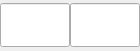
<?xml version="1.0" encoding="UTF-8"?>
<ui version="4.0">
 <class>TableElementWidget</class>
 <widget class="QWidget" name="TableElementWidget">
  <property name="geometry">
   <rect>
    <x>0</x>
    <y>0</y>
    <width>140</width>
    <height>51</height>
   </rect>
  </property>
  <property name="font">
   <font>
    <pointsize>24</pointsize>
   </font>
  </property>
  <property name="windowTitle">
   <string>Form</string>
  </property>
  <layout class="QHBoxLayout" name="horizontalLayout">
   <property name="spacing">
    <number>0</number>
   </property>
   <property name="leftMargin">
    <number>0</number>
   </property>
   <property name="topMargin">
    <number>0</number>
   </property>
   <property name="rightMargin">
    <number>0</number>
   </property>
   <property name="bottomMargin">
    <number>0</number>
   </property>
   <item>
    <widget class="QLineEdit" name="lineEdit_key"/>
   </item>
   <item>
    <widget class="QLineEdit" name="lineEdit_value"/>
   </item>
  </layout>
 </widget>
 <resources/>
 <connections/>
</ui>
